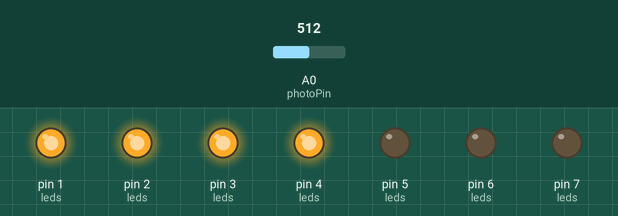
Recording of a sketch running on a simulated Arduino Uno, built with avr-gcc and run on an emulated ATmega328P. Parts: output pins drawn as LEDs (lit = HIGH). Inputs (shaded band) come from the test bench; at power-on: A0 (photoPin) = 512.

Above: at 1.2 s.
1.3 s: A0 (photoPin) set to 630
2.8 s: A0 (photoPin) set to 655
At 3.1 s:
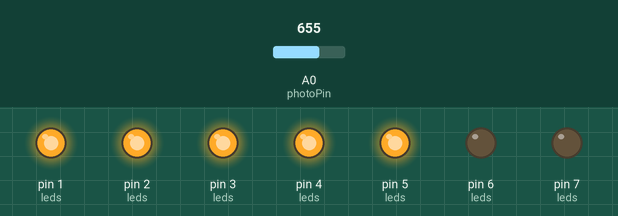
4.3 s: A0 (photoPin) set to 511
At 5.5 s:
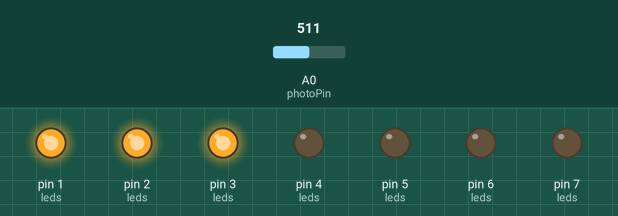
5.8 s: A0 (photoPin) set to 396
7.3 s: A0 (photoPin) set to 367
At 7.8 s:
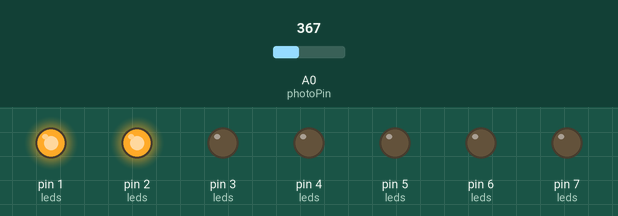
8.8 s: A0 (photoPin) set to 716
At 10.1 s:
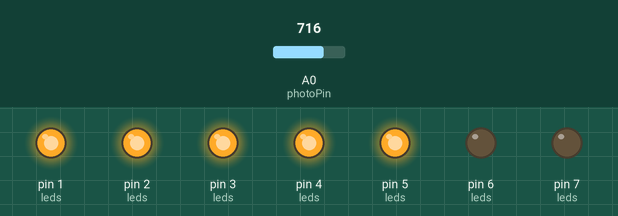
Timing chart, 0 to 11.3 s (numbered marks = the images above; inputs shaded):
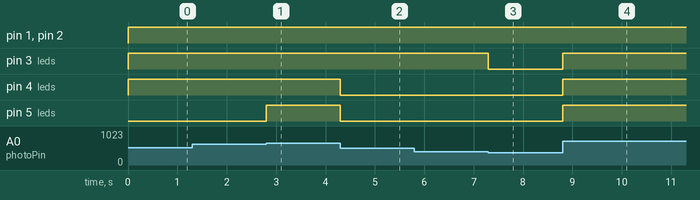

The sketch:

fun1.ino
```cpp
int leds[] = {-1,1,2,3,4,5,6,7};
int photoPin = 0;
int size=8;
int val = 0;

void setup()
{
  //ustawiamy
  for (int i=1; i< size; i++) {
    pinMode(leds[i], OUTPUT);
  }
}

void loop()
{
  val = analogRead(photoPin)/128;
  for (int i=1;i<size;i++) {
    if (i<=val) {
      digitalWrite(leds[i], HIGH);
    } else {
      digitalWrite(leds[i], LOW);
    }
  }
}
```

Measured:
- the behaviour switches between 639 and 640 on A0 (photoPin) (found by bisection; images 0 and 1)
- the behaviour switches between 384 and 383 on A0 (photoPin) (found by bisection; images 2 and 3)
- after the input at 1.3 s, every drawn part: stays the same
- after the input at 2.8 s, pin 5 (leds): LOW → HIGH at once
- after the input at 4.3 s, pin 4 (leds), pin 5 (leds): HIGH → LOW at once
- after the input at 5.8 s, every drawn part: stays the same
- after the input at 7.3 s, pin 3 (leds): HIGH → LOW at once
- after the input at 8.8 s, pin 3 (leds), pin 4 (leds), pin 5 (leds): LOW → HIGH at once
